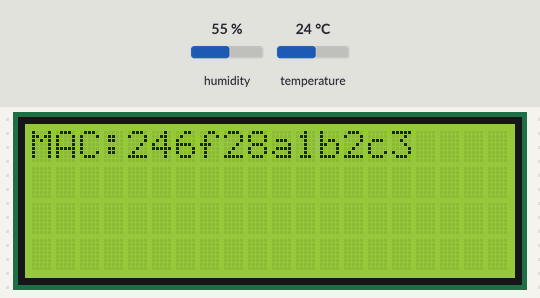
A sketch run on a simulated ESP32. Parts: 20×4 character LCD. The test bench sets the inputs (shaded band); at power-on: humidity 55 %, temperature 24 °C. WiFi joins after 1.5 s; servers stay silent unless stated; the local clock reads 2024-03-15 10:24:30 at power-on unless the sketch sets it; what the sketch prints to the serial monitor is not drawn.

Above: at 0.1 s.
At 20.2 s:
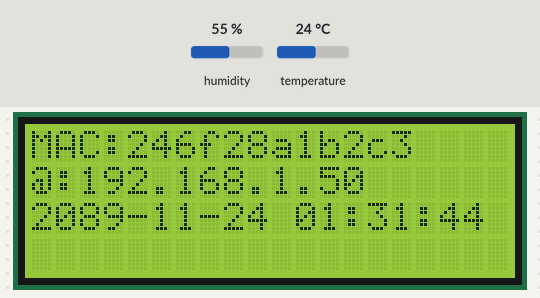
At 21.7 s:
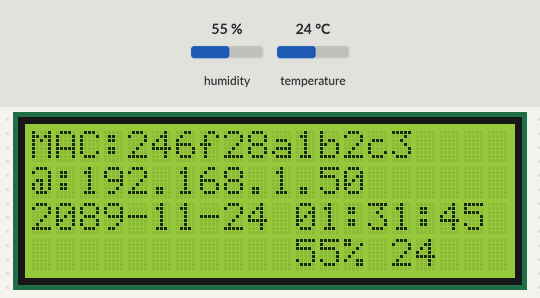
At 47.9 s:
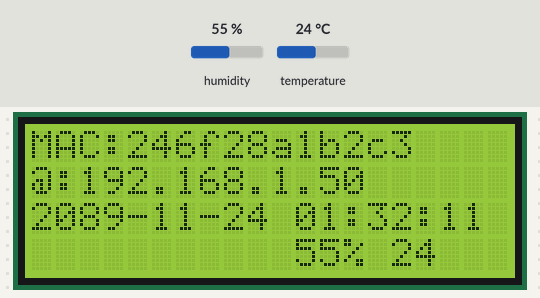
At 75.2 s:
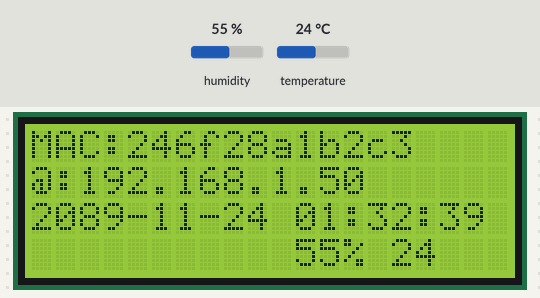
At 128.7 s:
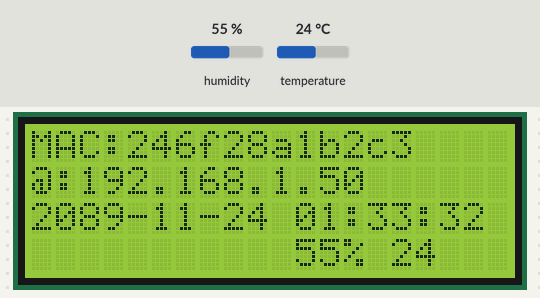

The sketch:

PMS3003AirQualityV81A.ino
```cpp
/*
 This example demonstrate how to read pm2.5 value on PMS 3003 air condition sensor

 PMS 3003 pin map is as follow:
    PIN1  :VCC, connect to 5V
    PIN2  :GND
    PIN3  :SET, 0:Standby mode, 1:operating mode
    PIN4  :RXD :Serial RX
    PIN5  :TXD :Serial TX
    PIN6  :RESET
    PIN7  :NC
    PIN8  :NC

 In this example, we only use Serial to get PM 2.5 value.

 The circuit:
 * RX is digital pin 0 (connect to TX of PMS 3003)
 * TX is digital pin 1 (connect to RX of PMS 3003)

 */
 #include <math.h>

#define turnon HIGH
#define turnoff LOW
#define DHTSensorPin 7


#include "PMType.h"
#include <WiFi.h>
#include <WiFiUdp.h>
#include <Wire.h>  // Arduino IDE 內建
// LCD I2C Library，從這裡可以下載：
// https://bitbucket.org/fmalpartida/new-liquidcrystal/downloads

#include "RTClib.h"
RTC_DS1307 RTC;
//DateTime nowT = RTC.now();
#include "DHT.h"
// Uncomment whatever type you're using!
//#define DHTTYPE DHT11   // DHT 11
#define DHTTYPE DHT22   // DHT 22  (AM2302), AM2321
//#define DHTTYPE DHT21   // DHT 21 (AM2301)


#include <LiquidCrystal_I2C.h>
#include <SoftwareSerial.h>

uint8_t MacData[6];

SoftwareSerial mySerial(0, 1); // RX, TX
char ssid[] = "TSAO";      // your network SSID (name)
char pass[] = "TSAO1234";     // your network password
#define MAX_CLIENT_ID_LEN 10
#define MAX_TOPIC_LEN     50
char clientId[MAX_CLIENT_ID_LEN];
char outTopic[MAX_TOPIC_LEN];

IPAddress  Meip ,Megateway ,Mesubnet ;
String MacAddress ;
int status = WL_IDLE_STATUS;
boolean ParticleSensorStatus = true ;
WiFiUDP Udp;

const char ntpServer[] = "pool.ntp.org";
const long timeZoneOffset = 28800L;
const int NTP_PACKET_SIZE = 48; // NTP time stamp is in the first 48 bytes of the message
const byte nptSendPacket[ NTP_PACKET_SIZE] = {
  0xE3, 0x00, 0x06, 0xEC, 0x00, 0x00, 0x00, 0x00,  0x00, 0x00, 0x00, 0x00, 0x31, 0x4E, 0x31, 0x34,
  0x00, 0x00, 0x00, 0x00, 0x00, 0x00, 0x00, 0x00,  0x00, 0x00, 0x00, 0x00, 0x00, 0x00, 0x00, 0x00,
  0x00, 0x00, 0x00, 0x00, 0x00, 0x00, 0x00, 0x00,  0x00, 0x00, 0x00, 0x00, 0x00, 0x00, 0x00, 0x00
};
byte ntpRecvBuffer[ NTP_PACKET_SIZE ];

#define LEAP_YEAR(Y)     ( ((1970+Y)>0) && !((1970+Y)%4) && ( ((1970+Y)%100) || !((1970+Y)%400) ) )
static  const uint8_t monthDays[]={31,28,31,30,31,30,31,31,30,31,30,31}; // API starts months from 1, this array starts from 0
uint32_t epochSystem = 0; // timestamp of system boot up


#define pmsDataLen 32
uint8_t buf[pmsDataLen];
int idx = 0;
int pm25 = 0;
uint16_t PM2_5Value=0;         //define PM2.5 value of the air detector module
  int NDPyear, NDPmonth, NDPday, NDPhour, NDPminute, NDPsecond;
   unsigned long epoch  ;
  int HumidityData = 0 ;
  int TemperatureData = 0 ;

LiquidCrystal_I2C lcd(0x27, 2, 1, 0, 4, 5, 6, 7, 3, POSITIVE);  // 設定 LCD I2C 位址
DHT dht(DHTSensorPin, DHTTYPE);

void setup() {
  Serial.begin(9600);
  mySerial.begin(9600); // PMS 3003 UART has baud rate 9600
  lcd.begin(20, 4);      // 初始化 LCD，一行 20 的字元，共 4 行，預設開啟背光
       lcd.backlight(); // 開啟背光

  MacAddress = GetWifiMac() ;
  ShowMac() ;
    initializeWiFi();

  initRTC() ;
  ShowDateTime() ;
   ShowInternetStatus() ;
     delay(1500);
}

void loop() { // run over and over
    ShowDateTime() ;
    retrievePM25Value() ;
    ShowHumidity() ;
  delay(1000); // delay 1 minute for next measurement


}

void ShowMac()
{
     lcd.setCursor(0, 0); // 設定游標位置在第一行行首
     lcd.print("MAC:");
     lcd.print(MacAddress);

}

void ShowInternetStatus()
{
     lcd.setCursor(0, 1); // 設定游標位置
        if (WiFi.status())
          {
               Meip = WiFi.localIP();
               lcd.print("@:");
               lcd.print(Meip);

          }
          else
                    {
               lcd.print("DisConnected:");

          }

}
void ShowPM25(int pp25)
{
    lcd.setCursor(0, 3); // 設定游標位置在第一行行首
     lcd.print("PM2.5:     ");
    lcd.setCursor(9, 3); // 設定游標位置在第一行行首
     lcd.print(pp25);

}


void ShowDateTime()
{
  //  getCurrentTime(epoch, &NDPyear, &NDPmonth, &NDPday, &NDPhour, &NDPminute, &NDPsecond);
    lcd.setCursor(0, 2); // 設定游標位置在第一行行首
     lcd.print(StrDate());
    lcd.setCursor(11, 2); // 設定游標位置在第一行行首
     lcd.print(StrTime());
   //  lcd.print();

}

String  StrDate() {
  String ttt ;
//nowT  = now;
DateTime now = RTC.now();
 ttt = print4digits(now.year()) + "-" + print2digits(now.month()) + "-" + print2digits(now.day()) ;
 //ttt = print4digits(NDPyear) + "/" + print2digits(NDPmonth) + "/" + print2digits(NDPday) ;
  return ttt ;
}

String  StringDate(int yyy,int mmm,int ddd) {
  String ttt ;
//nowT  = now;
 ttt = print4digits(yyy) + "-" + print2digits(mmm) + "-" + print2digits(ddd) ;
  return ttt ;
}


String  StrTime() {
  String ttt ;
 // nowT  = RTC.now();
 DateTime now = RTC.now();
  ttt = print2digits(now.hour()) + ":" + print2digits(now.minute()) + ":" + print2digits(now.second()) ;
  //  ttt = print2digits(NDPhour) + ":" + print2digits(NDPminute) + ":" + print2digits(NDPsecond) ;
return ttt ;
}

String  StringTime(int hhh,int mmm,int sss) {
  String ttt ;
  ttt = print2digits(hhh) + ":" + print2digits(mmm) + ":" + print2digits(sss) ;
return ttt ;
}


String GetWifiMac()
{
   String tt ;
    String t1,t2,t3,t4,t5,t6 ;
    WiFi.status();    //this method must be used for get MAC
  WiFi.macAddress(MacData);

  Serial.print("Mac:");
   Serial.print(MacData[0],HEX) ;
   Serial.print("/");
   Serial.print(MacData[1],HEX) ;
   Serial.print("/");
   Serial.print(MacData[2],HEX) ;
   Serial.print("/");
   Serial.print(MacData[3],HEX) ;
   Serial.print("/");
   Serial.print(MacData[4],HEX) ;
   Serial.print("/");
   Serial.print(MacData[5],HEX) ;
   Serial.print("~");

   t1 = print2HEX((int)MacData[0]);
   t2 = print2HEX((int)MacData[1]);
   t3 = print2HEX((int)MacData[2]);
   t4 = print2HEX((int)MacData[3]);
   t5 = print2HEX((int)MacData[4]);
   t6 = print2HEX((int)MacData[5]);
 tt = (t1+t2+t3+t4+t5+t6) ;
Serial.print(tt);
Serial.print("\n");

  return tt ;
}
String  print2HEX(int number) {
  String ttt ;
  if (number >= 0 && number < 16)
  {
    ttt = String("0") + String(number,HEX);
  }
  else
  {
      ttt = String(number,HEX);
  }
  return ttt ;
}
String  print2digits(int number) {
  String ttt ;
  if (number >= 0 && number < 10)
  {
    ttt = String("0") + String(number);
  }
  else
  {
    ttt = String(number);
  }
  return ttt ;
}

String  print4digits(int number) {
  String ttt ;
  ttt = String(number);
  return ttt ;
}


// send an NTP request to the time server at the given address
void retrieveNtpTime() {
  Serial.println("Send NTP packet");

  Udp.beginPacket(ntpServer, 123); //NTP requests are to port 123
  Udp.write(nptSendPacket, NTP_PACKET_SIZE);
  Udp.endPacket();

  if(Udp.parsePacket()) {
    Serial.println("NTP packet received");
    Udp.read(ntpRecvBuffer, NTP_PACKET_SIZE); // read the packet into the buffer

    unsigned long highWord = word(ntpRecvBuffer[40], ntpRecvBuffer[41]);
    unsigned long lowWord = word(ntpRecvBuffer[42], ntpRecvBuffer[43]);
    unsigned long secsSince1900 = highWord << 16 | lowWord;
    const unsigned long seventyYears = 2208988800UL;
//     epoch = secsSince1900 - seventyYears + timeZoneOffset ;
     epoch = secsSince1900 - seventyYears ;

    epochSystem = epoch - millis() / 1000;
  }
}


void getCurrentTime(unsigned long epoch, int *year, int *month, int *day, int *hour, int *minute, int *second) {
  int tempDay = 0;

  *hour = (epoch  % 86400L) / 3600;
  *minute = (epoch  % 3600) / 60;
  *second = epoch % 60;

  *year = 1970;
  *month = 0;
  *day = epoch / 86400;

  for (*year = 1970; ; (*year)++) {
    if (tempDay + (LEAP_YEAR(*year) ? 366 : 365) > *day) {
      break;
    } else {
      tempDay += (LEAP_YEAR(*year) ? 366 : 365);
    }
  }
  tempDay = *day - tempDay; // the days left in a year
  for ((*month) = 0; (*month) < 12; (*month)++) {
    if ((*month) == 1) {
      if (LEAP_YEAR(*year)) {
        if (tempDay - 29 < 0) {
          break;
        } else {
          tempDay -= 29;
        }
      } else {
        if (tempDay - 28 < 0) {
          break;
        } else {
          tempDay -= 28;
        }
      }
    } else {
      if (tempDay - monthDays[(*month)] < 0) {
        break;
      } else {
        tempDay -= monthDays[(*month)];
      }
    }
  }
  (*month)++;
  *day = tempDay+2; // one for base 1, one for current day
}

void retrievePM25Value() {
  int idx;
  bool hasPm25Value = false;
  int timeout = 200;
  while (!hasPm25Value) {
    idx = 0;
    memset(buf, 0, pmsDataLen);
    while (mySerial.available()) {
      buf[idx++] = mySerial.read();
    }

    if (buf[0] == 0x42 && buf[1] == 0x4d) {
      pm25 = ( buf[12] << 8 ) | buf[13];
      Serial.print("pm2.5: ");
      Serial.print(pm25);
      Serial.print(" ug/m3");
      Serial.println("");
      hasPm25Value = true;
      ShowPM25(pm25) ;
    }
    timeout--;
    if (timeout < 0) {
      Serial.println("fail to get pm2.5 data");
      break;
    }
  }
}

void initializeWiFi() {
  while (status != WL_CONNECTED) {
    Serial.print("Attempting to connect to SSID: ");
    Serial.println(ssid);
    // Connect to WPA/WPA2 network. Change this line if using open or WEP network:
    status = WiFi.begin(ssid, pass);
  //   status = WiFi.begin(ssid);

    // wait 10 seconds for connection:
    delay(10000);
  }

  // local port to listen for UDP packets
  Udp.begin(2390);
}

void printWifiData()
{
  // print your WiFi shield's IP address:
  Meip = WiFi.localIP();
  Serial.print("IP Address: ");
  Serial.println(Meip);


  // print your MAC address:
  byte mac[6];
  WiFi.macAddress(mac);
  Serial.print("MAC address: ");
  Serial.print(mac[5], HEX);
  Serial.print(":");
  Serial.print(mac[4], HEX);
  Serial.print(":");
  Serial.print(mac[3], HEX);
  Serial.print(":");
  Serial.print(mac[2], HEX);
  Serial.print(":");
  Serial.print(mac[1], HEX);
  Serial.print(":");
  Serial.println(mac[0], HEX);

  // print your subnet mask:
  Mesubnet = WiFi.subnetMask();
  Serial.print("NetMask: ");
  Serial.println(Mesubnet);

  // print your gateway address:
  Megateway = WiFi.gatewayIP();
  Serial.print("Gateway: ");
  Serial.println(Megateway);
}

void initRTC()
{
     Wire.begin();
    RTC.begin();
    SetRTCFromNtpTime() ;
  if (! RTC.isrunning()) {
    Serial.println("RTC is NOT running!");
    // following line sets the RTC to the date & time this sketch was compiled
//    RTC.adjust(DateTime(__DATE__, __TIME__));

  }
}
void SetRTCFromNtpTime()
{
  retrieveNtpTime();
  //DateTime ttt;
    getCurrentTime(epoch+timeZoneOffset, &NDPyear, &NDPmonth, &NDPday, &NDPhour, &NDPminute, &NDPsecond);
    //ttt->year = NDPyear ;
    Serial.print("NDP Date is :");
    Serial.print(StringDate(NDPyear,NDPmonth,NDPday));
    Serial.print("and ");
    Serial.print("NDP Time is :");
    Serial.print(StringTime(NDPhour,NDPminute,NDPsecond));
    Serial.print("\n");

        RTC.adjust(DateTime(epoch+timeZoneOffset));


}
void ShowHumidity()
{
    float h = dht.readHumidity();
  // Read temperature as Celsius (the default)
  float t = dht.readTemperature();
  // Read temperature as Fahrenheit (isFahrenheit = true)
  float f = dht.readTemperature(true);
    HumidityData = (int)h ;
    TemperatureData = (int)t ;
    Serial.print("Humidity :") ;
    Serial.print(h) ;
    Serial.print("%  /") ;
    Serial.print(t) ;
    Serial.print("C  \n") ;
  // Check if any reads failed and exit early (to try again).
  if (isnan(h) || isnan(t) || isnan(f)) {
    Serial.println("Failed to read from DHT sensor!");
    return;
  }
    lcd.setCursor(11, 3); // 設定游標位置在第一行行首
      lcd.print((int)h);
     lcd.print("% ");
     lcd.print((int)t);

}
```

PMType.h
```cpp
typedef struct  {
  uint8_t Second;
  uint8_t Minute;
  uint8_t Hour;
  uint8_t Wday;   // day of week, sunday is day 1
  uint8_t Day;
  uint8_t Month;
  uint8_t Year;   // offset from 1970;
}   tmElements_t, TimeElements, *tmElementsPtr_t;
```

Measured:
- what the display in image 1 shows lasts 1.6 s, from 20.1 s to 21.7 s
- what the display in image 4 shows lasts 1.0 s, from 75.2 s to 76.2 s
